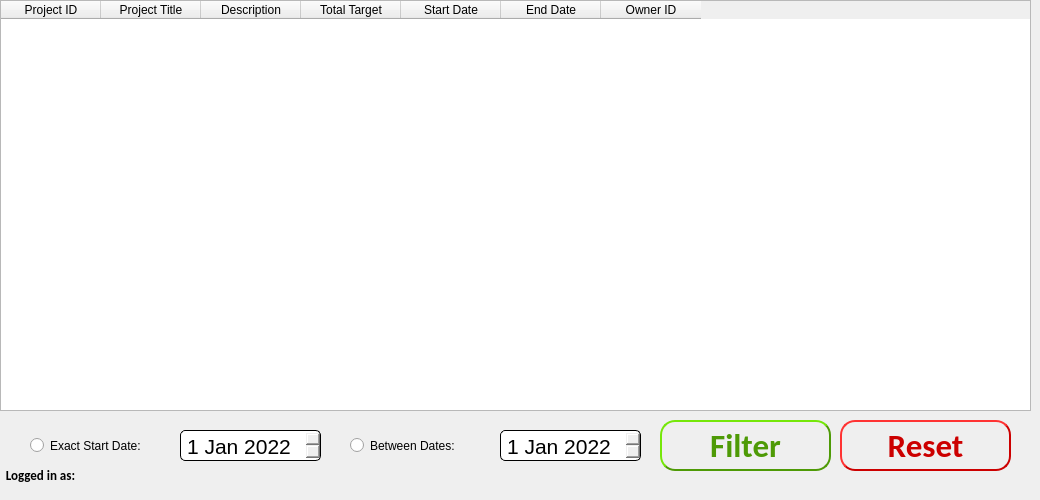
    <widget class="QWidget" name="projects">
     <attribute name="title">
      <string>All Projects</string>
     </attribute>
     <widget class="QLabel" name="main_label">
      <property name="geometry">
       <rect>
        <x>0</x>
        <y>460</y>
        <width>81</width>
        <height>31</height>
       </rect>
      </property>
      <property name="palette">
       <palette>
        <active>
         <colorrole role="WindowText">
          <brush brushstyle="SolidPattern">
           <color alpha="255">
            <red>0</red>
            <green>0</green>
            <blue>0</blue>
           </color>
          </brush>
         </colorrole>
         <colorrole role="Button">
          <brush brushstyle="SolidPattern">
           <color alpha="255">
            <red>52</red>
            <green>101</green>
            <blue>164</blue>
           </color>
          </brush>
         </colorrole>
         <colorrole role="Light">
          <brush brushstyle="SolidPattern">
           <color alpha="255">
            <red>78</red>
            <green>152</green>
            <blue>246</blue>
           </color>
          </brush>
         </colorrole>
         <colorrole role="Midlight">
          <brush brushstyle="SolidPattern">
           <color alpha="255">
            <red>65</red>
            <green>126</green>
            <blue>205</blue>
           </color>
          </brush>
         </colorrole>
         <colorrole role="Dark">
          <brush brushstyle="SolidPattern">
           <color alpha="255">
            <red>26</red>
            <green>50</green>
            <blue>82</blue>
           </color>
          </brush>
         </colorrole>
         <colorrole role="Mid">
          <brush brushstyle="SolidPattern">
           <color alpha="255">
            <red>34</red>
            <green>67</green>
            <blue>109</blue>
           </color>
          </brush>
         </colorrole>
         <colorrole role="Text">
          <brush brushstyle="SolidPattern">
           <color alpha="255">
            <red>0</red>
            <green>0</green>
            <blue>0</blue>
           </color>
          </brush>
         </colorrole>
         <colorrole role="BrightText">
          <brush brushstyle="SolidPattern">
           <color alpha="255">
            <red>255</red>
            <green>255</green>
            <blue>255</blue>
           </color>
          </brush>
         </colorrole>
         <colorrole role="ButtonText">
          <brush brushstyle="SolidPattern">
           <color alpha="255">
            <red>0</red>
            <green>0</green>
            <blue>0</blue>
           </color>
          </brush>
         </colorrole>
         <colorrole role="Base">
          <brush brushstyle="SolidPattern">
           <color alpha="255">
            <red>255</red>
            <green>255</green>
            <blue>255</blue>
           </color>
          </brush>
         </colorrole>
         <colorrole role="Window">
          <brush brushstyle="SolidPattern">
           <color alpha="255">
            <red>52</red>
            <green>101</green>
            <blue>164</blue>
           </color>
          </brush>
         </colorrole>
         <colorrole role="Shadow">
          <brush brushstyle="SolidPattern">
           <color alpha="255">
            <red>0</red>
            <green>0</green>
            <blue>0</blue>
           </color>
          </brush>
         </colorrole>
         <colorrole role="AlternateBase">
          <brush brushstyle="SolidPattern">
           <color alpha="255">
            <red>153</red>
            <green>178</green>
            <blue>209</blue>
           </color>
          </brush>
         </colorrole>
         <colorrole role="ToolTipBase">
          <brush brushstyle="SolidPattern">
           <color alpha="255">
            <red>255</red>
            <green>255</green>
            <blue>220</blue>
           </color>
          </brush>
         </colorrole>
         <colorrole role="ToolTipText">
          <brush brushstyle="SolidPattern">
           <color alpha="255">
            <red>0</red>
            <green>0</green>
            <blue>0</blue>
           </color>
          </brush>
         </colorrole>
         <colorrole role="PlaceholderText">
          <brush brushstyle="NoBrush">
           <color alpha="128">
            <red>0</red>
            <green>0</green>
            <blue>0</blue>
           </color>
          </brush>
         </colorrole>
        </active>
        <inactive>
         <colorrole role="WindowText">
          <brush brushstyle="SolidPattern">
           <color alpha="255">
            <red>0</red>
            <green>0</green>
            <blue>0</blue>
           </color>
          </brush>
         </colorrole>
         <colorrole role="Button">
          <brush brushstyle="SolidPattern">
           <color alpha="255">
            <red>52</red>
            <green>101</green>
            <blue>164</blue>
           </color>
          </brush>
         </colorrole>
         <colorrole role="Light">
          <brush brushstyle="SolidPattern">
           <color alpha="255">
            <red>78</red>
            <green>152</green>
            <blue>246</blue>
           </color>
          </brush>
         </colorrole>
         <colorrole role="Midlight">
          <brush brushstyle="SolidPattern">
           <color alpha="255">
            <red>65</red>
            <green>126</green>
            <blue>205</blue>
           </color>
          </brush>
         </colorrole>
         <colorrole role="Dark">
          <brush brushstyle="SolidPattern">
           <color alpha="255">
            <red>26</red>
            <green>50</green>
            <blue>82</blue>
           </color>
          </brush>
         </colorrole>
         <colorrole role="Mid">
          <brush brushstyle="SolidPattern">
           <color alpha="255">
            <red>34</red>
            <green>67</green>
            <blue>109</blue>
           </color>
          </brush>
         </colorrole>
         <colorrole role="Text">
          <brush brushstyle="SolidPattern">
           <color alpha="255">
            <red>0</red>
            <green>0</green>
            <blue>0</blue>
           </color>
          </brush>
         </colorrole>
         <colorrole role="BrightText">
          <brush brushstyle="SolidPattern">
           <color alpha="255">
            <red>255</red>
            <green>255</green>
            <blue>255</blue>
           </color>
          </brush>
         </colorrole>
         <colorrole role="ButtonText">
          <brush brushstyle="SolidPattern">
           <color alpha="255">
            <red>0</red>
            <green>0</green>
            <blue>0</blue>
           </color>
          </brush>
         </colorrole>
         <colorrole role="Base">
          <brush brushstyle="SolidPattern">
           <color alpha="255">
            <red>255</red>
            <green>255</green>
            <blue>255</blue>
           </color>
          </brush>
         </colorrole>
         <colorrole role="Window">
          <brush brushstyle="SolidPattern">
           <color alpha="255">
            <red>52</red>
            <green>101</green>
            <blue>164</blue>
           </color>
          </brush>
         </colorrole>
         <colorrole role="Shadow">
          <brush brushstyle="SolidPattern">
           <color alpha="255">
            <red>0</red>
            <green>0</green>
            <blue>0</blue>
           </color>
          </brush>
         </colorrole>
         <colorrole role="AlternateBase">
          <brush brushstyle="SolidPattern">
           <color alpha="255">
            <red>153</red>
            <green>178</green>
            <blue>209</blue>
           </color>
          </brush>
         </colorrole>
         <colorrole role="ToolTipBase">
          <brush brushstyle="SolidPattern">
           <color alpha="255">
            <red>255</red>
            <green>255</green>
            <blue>220</blue>
           </color>
          </brush>
         </colorrole>
         <colorrole role="ToolTipText">
          <brush brushstyle="SolidPattern">
           <color alpha="255">
            <red>0</red>
            <green>0</green>
            <blue>0</blue>
           </color>
          </brush>
         </colorrole>
         <colorrole role="PlaceholderText">
          <brush brushstyle="NoBrush">
           <color alpha="128">
            <red>0</red>
            <green>0</green>
            <blue>0</blue>
           </color>
          </brush>
         </colorrole>
        </inactive>
        <disabled>
         <colorrole role="WindowText">
          <brush brushstyle="SolidPattern">
           <color alpha="255">
            <red>26</red>
            <green>50</green>
            <blue>82</blue>
           </color>
          </brush>
         </colorrole>
         <colorrole role="Button">
          <brush brushstyle="SolidPattern">
           <color alpha="255">
            <red>52</red>
            <green>101</green>
            <blue>164</blue>
           </color>
          </brush>
         </colorrole>
         <colorrole role="Light">
          <brush brushstyle="SolidPattern">
           <color alpha="255">
            <red>78</red>
            <green>152</green>
            <blue>246</blue>
           </color>
          </brush>
         </colorrole>
         <colorrole role="Midlight">
          <brush brushstyle="SolidPattern">
           <color alpha="255">
            <red>65</red>
            <green>126</green>
            <blue>205</blue>
           </color>
          </brush>
         </colorrole>
         <colorrole role="Dark">
          <brush brushstyle="SolidPattern">
           <color alpha="255">
            <red>26</red>
            <green>50</green>
            <blue>82</blue>
           </color>
          </brush>
         </colorrole>
         <colorrole role="Mid">
          <brush brushstyle="SolidPattern">
           <color alpha="255">
            <red>34</red>
            <green>67</green>
            <blue>109</blue>
           </color>
          </brush>
         </colorrole>
         <colorrole role="Text">
          <brush brushstyle="SolidPattern">
           <color alpha="255">
            <red>26</red>
            <green>50</green>
            <blue>82</blue>
           </color>
          </brush>
         </colorrole>
         <colorrole role="BrightText">
          <brush brushstyle="SolidPattern">
           <color alpha="255">
            <red>255</red>
            <green>255</green>
            <blue>255</blue>
           </color>
          </brush>
         </colorrole>
         <colorrole role="ButtonText">
          <brush brushstyle="SolidPattern">
           <color alpha="255">
            <red>26</red>
            <green>50</green>
            <blue>82</blue>
           </color>
          </brush>
         </colorrole>
         <colorrole role="Base">
          <brush brushstyle="SolidPattern">
           <color alpha="255">
            <red>52</red>
            <green>101</green>
            <blue>164</blue>
           </color>
          </brush>
         </colorrole>
         <colorrole role="Window">
          <brush brushstyle="SolidPattern">
           <color alpha="255">
            <red>52</red>
            <green>101</green>
            <blue>164</blue>
           </color>
          </brush>
         </colorrole>
         <colorrole role="Shadow">
          <brush brushstyle="SolidPattern">
           <color alpha="255">
            <red>0</red>
            <green>0</green>
            <blue>0</blue>
           </color>
          </brush>
         </colorrole>
         <colorrole role="AlternateBase">
          <brush brushstyle="SolidPattern">
           <color alpha="255">
            <red>52</red>
            <green>101</green>
            <blue>164</blue>
           </color>
          </brush>
         </colorrole>
         <colorrole role="ToolTipBase">
          <brush brushstyle="SolidPattern">
           <color alpha="255">
            <red>255</red>
            <green>255</green>
            <blue>220</blue>
           </color>
          </brush>
         </colorrole>
         <colorrole role="ToolTipText">
          <brush brushstyle="SolidPattern">
           <color alpha="255">
            <red>0</red>
            <green>0</green>
            <blue>0</blue>
           </color>
          </brush>
         </colorrole>
         <colorrole role="PlaceholderText">
          <brush brushstyle="NoBrush">
           <color alpha="128">
            <red>0</red>
            <green>0</green>
            <blue>0</blue>
           </color>
          </brush>
         </colorrole>
        </disabled>
       </palette>
      </property>
      <property name="font">
       <font>
        <family>Calibri</family>
        <pointsize>10</pointsize>
        <weight>75</weight>
        <bold>true</bold>
       </font>
      </property>
      <property name="layoutDirection">
       <enum>Qt::LeftToRight</enum>
      </property>
      <property name="frameShape">
       <enum>QFrame::NoFrame</enum>
      </property>
      <property name="text">
       <string>Logged in as:</string>
      </property>
      <property name="alignment">
       <set>Qt::AlignCenter</set>
      </property>
     </widget>
     <widget class="QLabel" name="username_output">
      <property name="geometry">
       <rect>
        <x>70</x>
        <y>460</y>
        <width>71</width>
        <height>31</height>
       </rect>
      </property>
      <property name="palette">
       <palette>
        <active>
         <colorrole role="WindowText">
          <brush brushstyle="SolidPattern">
           <color alpha="255">
            <red>0</red>
            <green>0</green>
            <blue>0</blue>
           </color>
          </brush>
         </colorrole>
         <colorrole role="Button">
          <brush brushstyle="SolidPattern">
           <color alpha="255">
            <red>52</red>
            <green>101</green>
            <blue>164</blue>
           </color>
          </brush>
         </colorrole>
         <colorrole role="Light">
          <brush brushstyle="SolidPattern">
           <color alpha="255">
            <red>78</red>
            <green>152</green>
            <blue>246</blue>
           </color>
          </brush>
         </colorrole>
         <colorrole role="Midlight">
          <brush brushstyle="SolidPattern">
           <color alpha="255">
            <red>65</red>
            <green>126</green>
            <blue>205</blue>
           </color>
          </brush>
         </colorrole>
         <colorrole role="Dark">
          <brush brushstyle="SolidPattern">
           <color alpha="255">
            <red>26</red>
            <green>50</green>
            <blue>82</blue>
           </color>
          </brush>
         </colorrole>
         <colorrole role="Mid">
          <brush brushstyle="SolidPattern">
           <color alpha="255">
            <red>34</red>
            <green>67</green>
            <blue>109</blue>
           </color>
          </brush>
         </colorrole>
         <colorrole role="Text">
          <brush brushstyle="SolidPattern">
           <color alpha="255">
            <red>0</red>
            <green>0</green>
            <blue>0</blue>
           </color>
          </brush>
         </colorrole>
         <colorrole role="BrightText">
          <brush brushstyle="SolidPattern">
           <color alpha="255">
            <red>255</red>
            <green>255</green>
            <blue>255</blue>
           </color>
          </brush>
         </colorrole>
         <colorrole role="ButtonText">
          <brush brushstyle="SolidPattern">
           <color alpha="255">
            <red>0</red>
            <green>0</green>
            <blue>0</blue>
           </color>
          </brush>
         </colorrole>
         <colorrole role="Base">
          <brush brushstyle="SolidPattern">
           <color alpha="255">
            <red>255</red>
            <green>255</green>
            <blue>255</blue>
           </color>
          </brush>
         </colorrole>
         <colorrole role="Window">
          <brush brushstyle="SolidPattern">
           <color alpha="255">
            <red>52</red>
            <green>101</green>
            <blue>164</blue>
           </color>
          </brush>
         </colorrole>
         <colorrole role="Shadow">
          <brush brushstyle="SolidPattern">
           <color alpha="255">
            <red>0</red>
            <green>0</green>
            <blue>0</blue>
           </color>
          </brush>
         </colorrole>
         <colorrole role="AlternateBase">
          <brush brushstyle="SolidPattern">
           <color alpha="255">
            <red>153</red>
            <green>178</green>
            <blue>209</blue>
           </color>
          </brush>
         </colorrole>
         <colorrole role="ToolTipBase">
          <brush brushstyle="SolidPattern">
           <color alpha="255">
            <red>255</red>
            <green>255</green>
            <blue>220</blue>
           </color>
          </brush>
         </colorrole>
         <colorrole role="ToolTipText">
          <brush brushstyle="SolidPattern">
           <color alpha="255">
            <red>0</red>
            <green>0</green>
            <blue>0</blue>
           </color>
          </brush>
         </colorrole>
         <colorrole role="PlaceholderText">
          <brush brushstyle="NoBrush">
           <color alpha="128">
            <red>0</red>
            <green>0</green>
            <blue>0</blue>
           </color>
          </brush>
         </colorrole>
        </active>
        <inactive>
         <colorrole role="WindowText">
          <brush brushstyle="SolidPattern">
           <color alpha="255">
            <red>0</red>
            <green>0</green>
            <blue>0</blue>
           </color>
          </brush>
         </colorrole>
         <colorrole role="Button">
          <brush brushstyle="SolidPattern">
           <color alpha="255">
            <red>52</red>
            <green>101</green>
            <blue>164</blue>
           </color>
          </brush>
         </colorrole>
         <colorrole role="Light">
          <brush brushstyle="SolidPattern">
           <color alpha="255">
            <red>78</red>
            <green>152</green>
            <blue>246</blue>
           </color>
          </brush>
         </colorrole>
         <colorrole role="Midlight">
          <brush brushstyle="SolidPattern">
           <color alpha="255">
            <red>65</red>
            <green>126</green>
            <blue>205</blue>
           </color>
          </brush>
         </colorrole>
         <colorrole role="Dark">
          <brush brushstyle="SolidPattern">
           <color alpha="255">
            <red>26</red>
            <green>50</green>
            <blue>82</blue>
           </color>
          </brush>
         </colorrole>
         <colorrole role="Mid">
          <brush brushstyle="SolidPattern">
           <color alpha="255">
            <red>34</red>
            <green>67</green>
            <blue>109</blue>
           </color>
          </brush>
         </colorrole>
         <colorrole role="Text">
          <brush brushstyle="SolidPattern">
           <color alpha="255">
            <red>0</red>
            <green>0</green>
            <blue>0</blue>
           </color>
          </brush>
         </colorrole>
         <colorrole role="BrightText">
          <brush brushstyle="SolidPattern">
           <color alpha="255">
            <red>255</red>
            <green>255</green>
            <blue>255</blue>
           </color>
          </brush>
         </colorrole>
         <colorrole role="ButtonText">
          <brush brushstyle="SolidPattern">
           <color alpha="255">
            <red>0</red>
            <green>0</green>
            <blue>0</blue>
           </color>
          </brush>
         </colorrole>
         <colorrole role="Base">
          <brush brushstyle="SolidPattern">
           <color alpha="255">
            <red>255</red>
            <green>255</green>
            <blue>255</blue>
           </color>
          </brush>
         </colorrole>
         <colorrole role="Window">
          <brush brushstyle="SolidPattern">
           <color alpha="255">
            <red>52</red>
            <green>101</green>
            <blue>164</blue>
           </color>
          </brush>
         </colorrole>
         <colorrole role="Shadow">
          <brush brushstyle="SolidPattern">
           <color alpha="255">
            <red>0</red>
            <green>0</green>
            <blue>0</blue>
           </color>
          </brush>
         </colorrole>
         <colorrole role="AlternateBase">
          <brush brushstyle="SolidPattern">
           <color alpha="255">
            <red>153</red>
            <green>178</green>
            <blue>209</blue>
           </color>
          </brush>
         </colorrole>
         <colorrole role="ToolTipBase">
          <brush brushstyle="SolidPattern">
           <color alpha="255">
            <red>255</red>
            <green>255</green>
            <blue>220</blue>
           </color>
          </brush>
         </colorrole>
         <colorrole role="ToolTipText">
          <brush brushstyle="SolidPattern">
           <color alpha="255">
            <red>0</red>
            <green>0</green>
            <blue>0</blue>
           </color>
          </brush>
         </colorrole>
         <colorrole role="PlaceholderText">
          <brush brushstyle="NoBrush">
           <color alpha="128">
            <red>0</red>
            <green>0</green>
            <blue>0</blue>
           </color>
          </brush>
         </colorrole>
        </inactive>
        <disabled>
         <colorrole role="WindowText">
          <brush brushstyle="SolidPattern">
           <color alpha="255">
            <red>26</red>
            <green>50</green>
            <blue>82</blue>
           </color>
          </brush>
         </colorrole>
         <colorrole role="Button">
          <brush brushstyle="SolidPattern">
           <color alpha="255">
            <red>52</red>
            <green>101</green>
            <blue>164</blue>
           </color>
          </brush>
         </colorrole>
         <colorrole role="Light">
          <brush brushstyle="SolidPattern">
           <color alpha="255">
            <red>78</red>
            <green>152</green>
            <blue>246</blue>
           </color>
          </brush>
         </colorrole>
         <colorrole role="Midlight">
          <brush brushstyle="SolidPattern">
           <color alpha="255">
            <red>65</red>
            <green>126</green>
            <blue>205</blue>
           </color>
          </brush>
         </colorrole>
         <colorrole role="Dark">
          <brush brushstyle="SolidPattern">
           <color alpha="255">
            <red>26</red>
            <green>50</green>
            <blue>82</blue>
           </color>
          </brush>
         </colorrole>
         <colorrole role="Mid">
          <brush brushstyle="SolidPattern">
           <color alpha="255">
            <red>34</red>
            <green>67</green>
            <blue>109</blue>
           </color>
          </brush>
         </colorrole>
         <colorrole role="Text">
          <brush brushstyle="SolidPattern">
           <color alpha="255">
            <red>26</red>
            <green>50</green>
            <blue>82</blue>
           </color>
          </brush>
         </colorrole>
         <colorrole role="BrightText">
          <brush brushstyle="SolidPattern">
           <color alpha="255">
            <red>255</red>
            <green>255</green>
            <blue>255</blue>
           </color>
          </brush>
         </colorrole>
         <colorrole role="ButtonText">
          <brush brushstyle="SolidPattern">
           <color alpha="255">
            <red>26</red>
            <green>50</green>
            <blue>82</blue>
           </color>
          </brush>
         </colorrole>
         <colorrole role="Base">
          <brush brushstyle="SolidPattern">
           <color alpha="255">
            <red>52</red>
            <green>101</green>
            <blue>164</blue>
           </color>
          </brush>
         </colorrole>
         <colorrole role="Window">
          <brush brushstyle="SolidPattern">
           <color alpha="255">
            <red>52</red>
            <green>101</green>
            <blue>164</blue>
           </color>
          </brush>
         </colorrole>
         <colorrole role="Shadow">
          <brush brushstyle="SolidPattern">
           <color alpha="255">
            <red>0</red>
            <green>0</green>
            <blue>0</blue>
           </color>
          </brush>
         </colorrole>
         <colorrole role="AlternateBase">
          <brush brushstyle="SolidPattern">
           <color alpha="255">
            <red>52</red>
            <green>101</green>
            <blue>164</blue>
           </color>
          </brush>
         </colorrole>
         <colorrole role="ToolTipBase">
          <brush brushstyle="SolidPattern">
           <color alpha="255">
            <red>255</red>
            <green>255</green>
            <blue>220</blue>
           </color>
          </brush>
         </colorrole>
         <colorrole role="ToolTipText">
          <brush brushstyle="SolidPattern">
           <color alpha="255">
            <red>0</red>
            <green>0</green>
            <blue>0</blue>
           </color>
          </brush>
         </colorrole>
         <colorrole role="PlaceholderText">
          <brush brushstyle="NoBrush">
           <color alpha="128">
            <red>0</red>
            <green>0</green>
            <blue>0</blue>
           </color>
          </brush>
         </colorrole>
        </disabled>
       </palette>
      </property>
      <property name="font">
       <font>
        <family>Calibri</family>
        <pointsize>10</pointsize>
        <weight>75</weight>
        <bold>true</bold>
       </font>
      </property>
      <property name="layoutDirection">
       <enum>Qt::LeftToRight</enum>
      </property>
      <property name="frameShape">
       <enum>QFrame::NoFrame</enum>
      </property>
      <property name="text">
       <string/>
      </property>
      <property name="alignment">
       <set>Qt::AlignCenter</set>
      </property>
     </widget>
     <widget class="QTableWidget" name="all_projects_table">
      <property name="geometry">
       <rect>
        <x>0</x>
        <y>0</y>
        <width>1031</width>
        <height>411</height>
       </rect>
      </property>
      <property name="editTriggers">
       <set>QAbstractItemView::NoEditTriggers</set>
      </property>
      <property name="textElideMode">
       <enum>Qt::ElideMiddle</enum>
      </property>
      <property name="wordWrap">
       <bool>true</bool>
      </property>
      <column>
       <property name="text">
        <string>Project ID</string>
       </property>
      </column>
      <column>
       <property name="text">
        <string>Project Title</string>
       </property>
      </column>
      <column>
       <property name="text">
        <string>Description</string>
       </property>
      </column>
      <column>
       <property name="text">
        <string>Total Target</string>
       </property>
      </column>
      <column>
       <property name="text">
        <string>Start Date</string>
       </property>
      </column>
      <column>
       <property name="text">
        <string>End Date</string>
       </property>
      </column>
      <column>
       <property name="text">
        <string>Owner ID</string>
       </property>
      </column>
     </widget>
     <widget class="QPushButton" name="filter_button">
      <property name="geometry">
       <rect>
        <x>660</x>
        <y>420</y>
        <width>171</width>
        <height>51</height>
       </rect>
      </property>
      <property name="font">
       <font>
        <family>Calibri</family>
        <pointsize>25</pointsize>
        <weight>75</weight>
        <bold>true</bold>
       </font>
      </property>
      <property name="cursor">
       <cursorShape>PointingHandCursor</cursorShape>
      </property>
      <property name="styleSheet">
       <string notr="true">color: rgb(78, 154, 6);
border-style: outset;
border-width: 2px;
border-radius: 15px;
padding: 4px;</string>
      </property>
      <property name="text">
       <string>Filter</string>
      </property>
      <property name="flat">
       <bool>false</bool>
      </property>
     </widget>
     <widget class="QDateEdit" name="on_date">
      <property name="geometry">
       <rect>
        <x>180</x>
        <y>430</y>
        <width>141</width>
        <height>31</height>
       </rect>
      </property>
      <property name="font">
       <font>
        <pointsize>16</pointsize>
       </font>
      </property>
      <property name="toolTip">
       <string>&lt;html&gt;&lt;head/&gt;&lt;body&gt;&lt;p&gt;Cannot be older than today's date.&lt;/p&gt;&lt;/body&gt;&lt;/html&gt;</string>
      </property>
      <property name="styleSheet">
       <string notr="true">border-style: outset;
border-width: 1px;
border-radius: 5px;
padding: 4px;</string>
      </property>
      <property name="wrapping">
       <bool>false</bool>
      </property>
      <property name="minimumDate">
       <date>
        <year>2022</year>
        <month>1</month>
        <day>1</day>
       </date>
      </property>
     </widget>
     <widget class="QDateEdit" name="till_date">
      <property name="geometry">
       <rect>
        <x>500</x>
        <y>430</y>
        <width>141</width>
        <height>31</height>
       </rect>
      </property>
      <property name="font">
       <font>
        <pointsize>16</pointsize>
       </font>
      </property>
      <property name="toolTip">
       <string>&lt;html&gt;&lt;head/&gt;&lt;body&gt;&lt;p&gt;Cannot be older than today's date.&lt;/p&gt;&lt;/body&gt;&lt;/html&gt;</string>
      </property>
      <property name="styleSheet">
       <string notr="true">border-style: outset;
border-width: 1px;
border-radius: 5px;
padding: 4px;</string>
      </property>
      <property name="wrapping">
       <bool>false</bool>
      </property>
      <property name="minimumDate">
       <date>
        <year>2022</year>
        <month>1</month>
        <day>1</day>
       </date>
      </property>
     </widget>
     <widget class="QRadioButton" name="on_date_radio">
      <property name="geometry">
       <rect>
        <x>30</x>
        <y>430</y>
        <width>141</width>
        <height>31</height>
       </rect>
      </property>
      <property name="text">
       <string>Exact Start Date:</string>
      </property>
     </widget>
     <widget class="QRadioButton" name="till_date_radio">
      <property name="geometry">
       <rect>
        <x>350</x>
        <y>430</y>
        <width>141</width>
        <height>31</height>
       </rect>
      </property>
      <property name="text">
       <string>Between Dates:</string>
      </property>
     </widget>
     <widget class="QPushButton" name="reset_button">
      <property name="geometry">
       <rect>
        <x>840</x>
        <y>420</y>
        <width>171</width>
        <height>51</height>
       </rect>
      </property>
      <property name="font">
       <font>
        <family>Calibri</family>
        <pointsize>25</pointsize>
        <weight>75</weight>
        <bold>true</bold>
       </font>
      </property>
      <property name="cursor">
       <cursorShape>PointingHandCursor</cursorShape>
      </property>
      <property name="toolTip">
       <string>&lt;html&gt;&lt;head/&gt;&lt;body&gt;&lt;p&gt;Select a project or multiple projects to delete them.&lt;/p&gt;&lt;/body&gt;&lt;/html&gt;</string>
      </property>
      <property name="styleSheet">
       <string notr="true">color: rgb(204, 0, 0);
border-style: outset;
border-width: 2px;
border-radius: 15px;
padding: 4px;</string>
      </property>
      <property name="text">
       <string>Reset</string>
      </property>
      <property name="flat">
       <bool>false</bool>
      </property>
     </widget>
    </widget>
